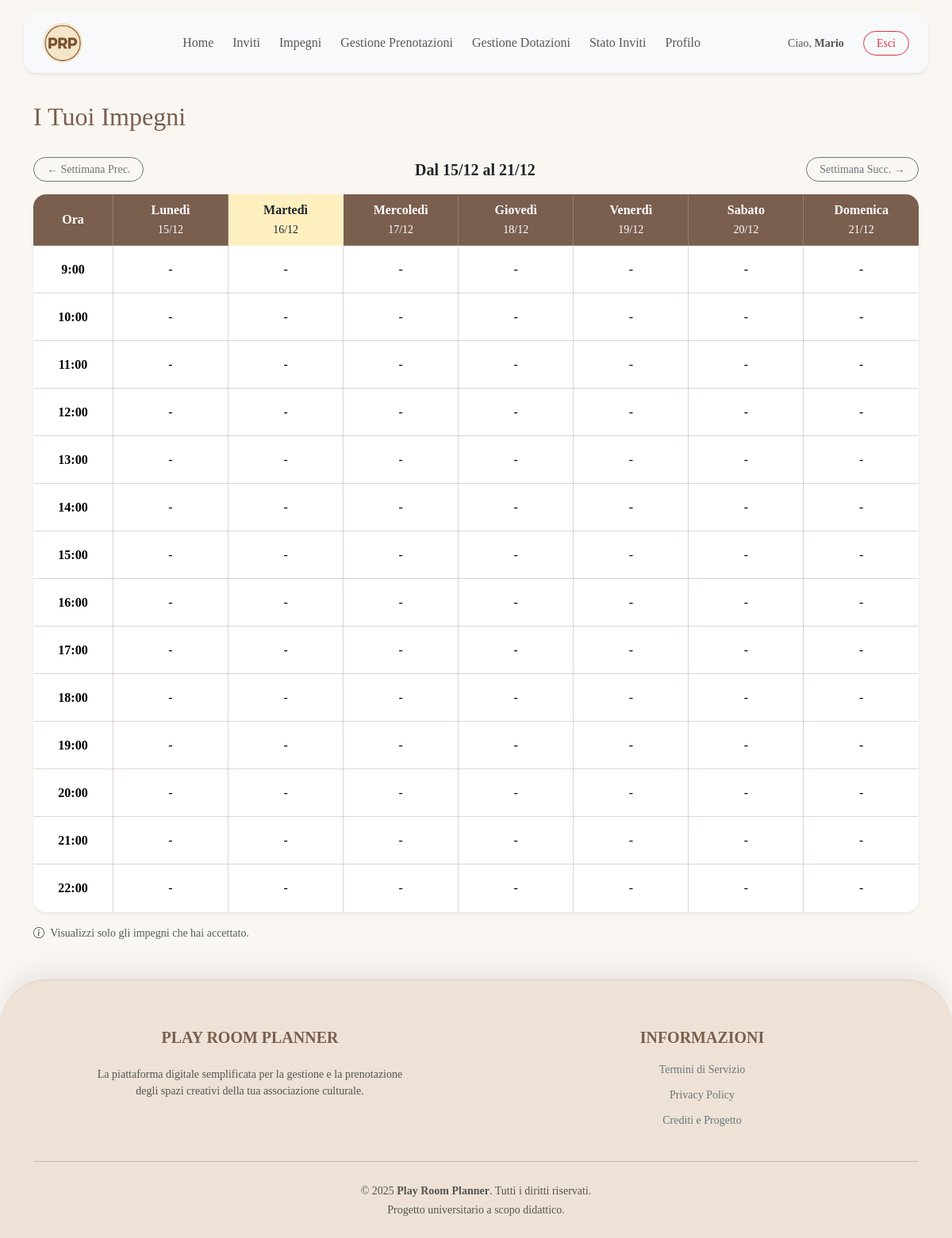
Page /frontend/impegni.php (signed in) on the earlier database version.
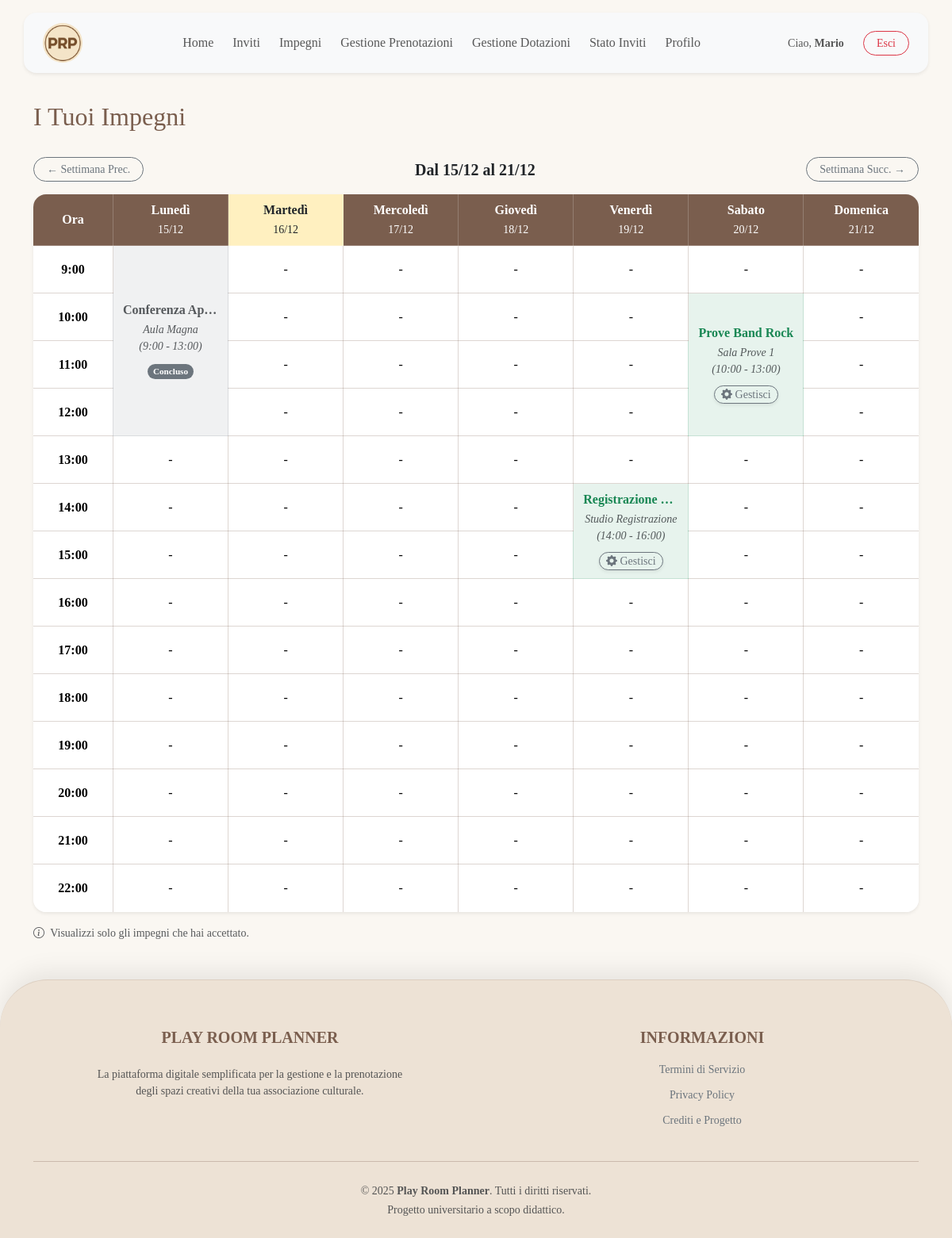
Same page on the later database version.
### tables this page shows
CREATE TABLE INVITO (
    id_utente INT NOT NULL,
    
    id_settore INT NOT NULL,
    nome_sala VARCHAR(50) NOT NULL,
    data DATE NOT NULL,
    ora INT NOT NULL,
    
    stato VARCHAR(20) NOT NULL DEFAULT 'invitato' CHECK (stato IN ('invitato', 'accettato', 'rifiutato')),
    motivazione VARCHAR(255) NULL,
    data_risposta TIMESTAMP NULL,
    
    PRIMARY KEY (id_utente, id_settore, nome_sala, data, ora),
    
    FOREIGN KEY (id_utente) REFERENCES UTENTE(id_utente)
        ON DELETE CASCADE
        ON UPDATE CASCADE,
    FOREIGN KEY (id_settore, nome_sala, data, ora) REFERENCES PRENOTAZIONE(id_settore, nome_sala, data, ora)
        ON DELETE CASCADE
        ON UPDATE CASCADE
);

CREATE TABLE PRENOTAZIONE (
    id_settore INT NOT NULL,
    nome_sala VARCHAR(50) NOT NULL,
    data DATE NOT NULL,
    ora INT NOT NULL CHECK (ora BETWEEN 9 AND 23),
    
    durata INT NOT NULL CHECK (durata > 0),
    attivita VARCHAR(255) NULL,
    id_organizzatore INT NOT NULL,
    
    PRIMARY KEY (id_settore, nome_sala, data, ora),
    
    FOREIGN KEY (id_settore, nome_sala) REFERENCES SALA(id_settore, nome_sala)
        ON DELETE NO ACTION  
        ON UPDATE CASCADE,
    FOREIGN KEY (id_organizzatore) REFERENCES UTENTE(id_utente)
        ON DELETE NO ACTION  
        ON UPDATE CASCADE
);

CREATE TABLE SALA (
    id_settore INT NOT NULL,
    nome_sala VARCHAR(50) NOT NULL,
    capienza_max INT NOT NULL CHECK (capienza_max > 0),
    
    PRIMARY KEY (id_settore, nome_sala),
    FOREIGN KEY (id_settore) REFERENCES SETTORE(id_settore)
        ON DELETE CASCADE  
        ON UPDATE CASCADE
);

### common/function.php (called while the page is built, shortened)
<?php
function getImpegniFuturi($cid, $id_utente)
{
    $sql = "SELECT I.*, S.nome_sala, P.attivita, P.durata, P.id_organizzatore, U.nome as nome_org, U.cognome as cognome_org
            FROM INVITO I
            JOIN PRENOTAZIONE P ON I.id_settore = P.id_settore
                 AND I.nome_sala = P.nome_sala
                 AND I.data = P.data
                 AND I.ora = P.ora
            JOIN SALA S ON P.id_settore = S.id_settore AND P.nome_sala = S.nome_sala
            JOIN UTENTE U ON P.id_organizzatore = U.id_utente
            WHERE I.id_utente = ?
              AND I.stato = 'accettato'
            ORDER BY P.data ASC, P.ora ASC";
    $stmt = $cid->prepare($sql);
    $stmt->bind_param("i", $id_utente);
    $stmt->execute();
    return $stmt->get_result()->fetch_all(MYSQLI_ASSOC);
}

### frontend/impegni.php (the view, shortened to what the changed rows need)
<?php
require_once __DIR__ . '/../common/function.php';
$data_rif = isset($_GET['week']) ? $_GET['week'] : date('Y-m-d');
$timestamp_rif = strtotime($data_rif);
$lunedi_settimana = date('Y-m-d', strtotime('monday this week', $timestamp_rif));
$impegni_lista = [];
if (function_exists('getImpegniFuturi')) {
    $impegni_lista = getImpegniFuturi($cid, $_SESSION['id_utente']);
}
$planning = [];
foreach ($impegni_lista as $imp) {
    $data_imp = $imp['data'];
    $ora_inizio = $imp['ora'];
    $durata = $imp['durata'];
    for ($i = 0; $i < $durata; $i++) {
        $ora_corrente = $ora_inizio + $i;
        $planning[$data_imp][$ora_corrente] = [
            'dati' => $imp,
            'is_start' => ($i === 0)
        ];
    }
}
?>
<!DOCTYPE html>
<html lang="it">
<?php require ROOT_PATH . "/common/header.php" ?>
<body class="d-flex flex-column h-100">
    <div class="flex-shrink-0 container py-5">
        <div class="d-flex justify-content-between align-items-center mb-4">
            <h2>I Tuoi Impegni</h2>
        </div>
        <div class="card shadow-sm border-0 rounded-4 overflow-hidden">
            <div class="table-responsive">
                <table class="table calendar-table mb-0 text-center align-middle">
                    <thead>
                        <tr>
                            <th class="align-middle" style="width: 40px;">Ora</th>
                            <?php
                            $giorni_it = ['Lunedì', 'Martedì', 'Mercoledì', 'Giovedì', 'Venerdì', 'Sabato', 'Domenica'];
                            for ($i = 0; $i < 7; $i++) {
                                $d = date('Y-m-d', strtotime($lunedi_settimana . " +$i days"));
                                $giorno_str = date('d/m', strtotime($d));
                                $nome_giorno = $giorni_it[$i];
                                $class_th = ($d == date('Y-m-d')) ? 'bg-warning bg-opacity-25 text-dark' : '';
                                echo "<th class='$class_th' style='width: 13%'>$nome_giorno<br><small class='fw-normal'>$giorno_str</small></th>";
                            }
                            ?>
                        </tr>
                    </thead>
                    <tbody>
                        <?php for ($ora = 9; $ora < 23; $ora++): ?>
                            <tr>
                                <td class="align-middle fw-bold"><?php echo $ora; ?>:00</td>
                                <?php for ($i = 0; $i < 7; $i++):
                                    $data_curr = date('Y-m-d', strtotime($lunedi_settimana . " +$i days"));
                                    if (isset($planning[$data_curr][$ora])) {
                                        $cell = $planning[$data_curr][$ora];
                                        $info = $cell['dati'];
                                        if ($cell['is_start']) {
                                            $durata = $info['durata'];
                                            $ts_evento = strtotime($info['data'] . " " . $info['ora'] . ":00");
                                            $is_passato = ($ts_evento < time());
                                            if ($is_passato) {
                                                $bg_class = "bg-secondary bg-opacity-10 border-secondary border-opacity-25";
                                                $text_class = "text-muted";
                                                $icon_class = "text-muted";
                                            } else {
                                                $bg_class = "bg-success bg-opacity-10 border-success border-opacity-25";
                                                $text_class = "text-success";
                                                $icon_class = "text-success";
                                            }
                                ?>
                                            <td rowspan="<?php echo $durata; ?>" class="p-0 border position-relative align-middle <?php echo $bg_class; ?>">
                                                <div class="d-flex flex-column justify-content-center align-items-center w-100 h-100"
                                                    style="min-height: <?php echo ($durata * 40); ?>px;">
                                                    <?php if ($durata == 1): ?>
                                                        <div class="dropdown w-100 h-100 d-flex align-items-center justify-content-between px-2">
                                                            <span class="fw-bold small text-truncate text-start <?php echo $text_class; ?>" style="max-width: 80%;">
                                                                <?php echo htmlspecialchars($info['attivita']); ?>
                                                            </span>
                                                            <button class="btn btn-sm btn-link p-0 text-decoration-none <?php echo $icon_class; ?>" type="button" data-bs-toggle="dropdown" aria-expanded="false">
                                                                <i class="bi bi-three-dots-vertical me-1"></i>
                                                            </button>
                                                            <ul class="dropdown-menu shadow border-0">
                                                                <li class="px-3 py-2">
                                                                    <h6 class="dropdown-header p-0 fw-bold text-dark">Dettagli <?php echo $is_passato ? '(Concluso)' : ''; ?></h6>
                                                                    <div class="small text-muted fst-italic" style="min-width: 200px;">
                                                                        <?php echo htmlspecialchars($info['nome_sala']); ?><br>
                                                                        (<?php echo $info['ora']; ?>:00 - <?php echo $info['ora'] + $durata; ?>:00)<br>
                                                                        <i class="bi bi-calendar me-1"></i> <?php echo date("d/m/Y", strtotime($info['data'])); ?>
                                                                    </div>
                                                                </li>
                                                                <?php if (!$is_passato): ?>
                                                                    <li>
                                                                        <hr class="dropdown-divider">
                                                                    </li>
                                                                    <li>
                                                                        <?php if (!empty($_SESSION['is_responsabile']) && $_SESSION['is_responsabile']): ?>
                                                                            <div class="d-flex justify-content-center">
                                                                                <a href="<?php echo BASE_URL; ?>frontend/modifica_prenotazione.php?sala=<?php echo urlencode($info['nome_sala']); ?>&data=<?php echo $info['data']; ?>&ora=<?php echo $info['ora']; ?>"
                                                                                    class="btn btn-outline-secondary btn-sm py-0 px-2 rounded-pill shadow-sm">
                                                                                    <i class="bi bi-gear-fill"></i> Gestisci
                                                                                </a>
                                                                            </div>
                                                                        <?php else: ?>
                                                                            <div class="d-flex justify-content-center">
                                                                                <form action="<?php echo BASE_URL; ?>backend/invite_reply.php" method="POST" class="px-2 pb-1">
                                                                                    <input type="hidden" name="id_settore" value="<?php echo $info['id_settore']; ?>">
                                                                                    <input type="hidden" name="nome_sala" value="<?php echo htmlspecialchars($info['nome_sala']); ?>">
                                                                                    <input type="hidden" name="data" value="<?php echo $info['data']; ?>">
                                                                                    <input type="hidden" name="ora" value="<?php echo $info['ora']; ?>">
                                                                                    <input type="hidden" name="risposta" value="rifiutato">
                                                                                    <input type="hidden" name="motivazione" value="Disdetta manuale">
                                                                                    <button type="submit" class="btn btn-outline-danger btn-sm py-0 px-2 rounded-pill shadow-sm" onclick="return confirm('Vuoi davvero disdire?');">
                                                                                        <i class="bi bi-trash3"></i> Disdici
                                                                                    </button>
                                                                                </form>
                                                                            </div>
                                                                        <?php endif; ?>
                                                                    </li>
                                                                <?php endif;
                                                                ?>
                                                            </ul>
                                                        </div>
                                                    <?php else: ?>
                                                        <div class="p-2 text-center w-100">
                                                            <div class="fw-bold lh-sm mb-1 text-truncate px-1 <?php echo $text_class; ?>">
                                                                <?php echo htmlspecialchars($info['attivita']); ?>
                                                            </div>
                                                            <div class="small text-muted fst-italic mb-2">
                                                                <span class="d-block text-truncate"><?php echo htmlspecialchars($info['nome_sala']); ?></span>
                                                                (<?php echo $info['ora']; ?>:00 - <?php echo $info['ora'] + $durata; ?>:00)
                                                            </div>
                                                            <?php if (!$is_passato): ?>
                                                                <?php if (!empty($_SESSION['is_responsabile']) && $_SESSION['is_responsabile']): ?>
                                                                    <a href="<?php echo BASE_URL; ?>frontend/modifica_prenotazione.php?sala=<?php echo urlencode($info['nome_sala']); ?>&data=<?php echo $info['data']; ?>&ora=<?php echo $info['ora']; ?>"
                                                                        class="btn btn-outline-secondary btn-sm py-0 px-2 rounded-pill shadow-sm">
                                                                        <i class="bi bi-gear-fill"></i> Gestisci
                                                                    </a>
                                                                <?php endif; ?>
                                                            <?php else: ?>
                                                                <span class="badge bg-secondary text-white rounded-pill" style="font-size: 0.7rem;">Concluso</span>
                                                            <?php endif; ?>
                                                        </div>
                                                    <?php endif; ?>
                                                </div>
                                            </td>
                                <?php
                                        }
                                    } else {
                                        echo "<td>-</td>";
                                    }
                                endfor; ?>
                            </tr>
                        <?php endfor; ?>
                    </tbody>
                </table>
            </div>
        </div>
    </div>
</body>
</html>

Differences in the rows shown:
added invito: prenotazione.attivita "Conferenza Ap…", sala.nome_sala "Aula Magna", ora "9", $info['ora'] + $durata "13", shows "Concluso"
added invito: prenotazione.attivita "Prove Band Rock", sala.nome_sala "Sala Prove 1", ora "10", $info['ora'] + $durata "13"
added invito: prenotazione.attivita "Registrazione…", sala.nome_sala "Studio Registrazione", ora "14", $info['ora'] + $durata "16"
